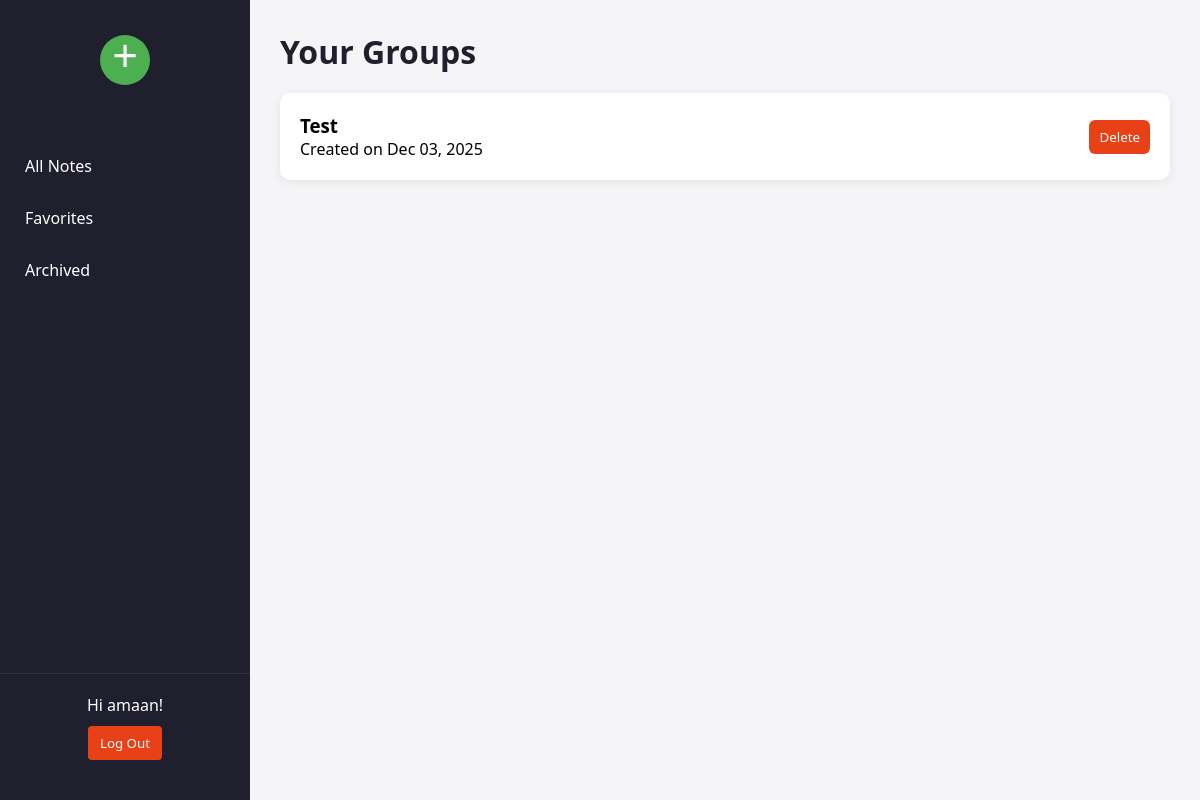
Page /accounts/home/ (signed in) on the earlier database version.
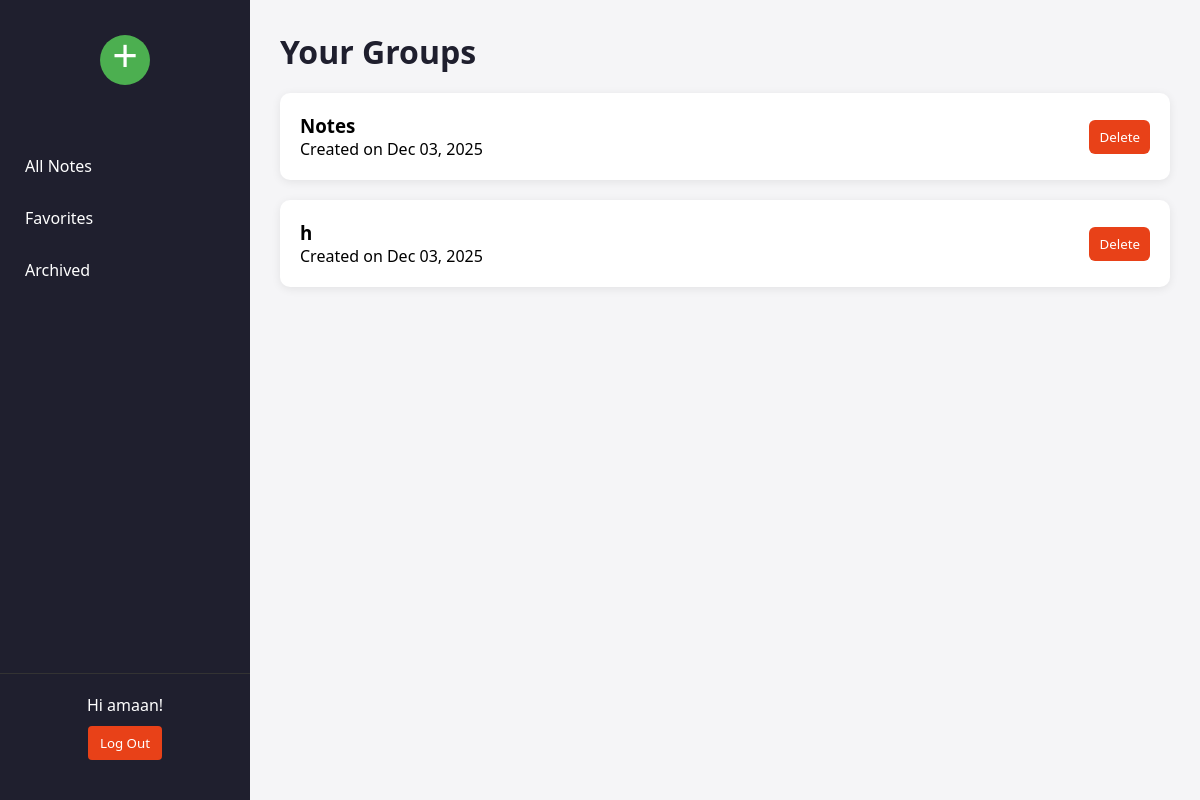
Same page on the later database version.
### main/models.py (models this page shows, shortened)
class Group(models.Model):
    user = models.ForeignKey(
        User,
        on_delete=models.CASCADE,
        related_name="custom_groups"  # Avoids conflict with auth.User.groups
    )
    name = models.CharField(max_length=100)
    created = models.DateTimeField(auto_now_add=True)
    updated = models.DateTimeField(auto_now=True)
    class Meta:
        verbose_name = "Group"
        verbose_name_plural = "Groups"

### main/views.py (the view)
# urls.py: path("home/", home, name="home"),
@login_required
def home(request):
    groups = Group.objects.filter(user=request.user)
    return render(request, "main/mhome.html", {"groups": groups})

### main/templates/main/mhome.html (shortened to what this page needs)
{% load static %}
<!DOCTYPE html>
<html lang="en">
<head>
</head>
<body>
<div class="wrapper">
    <div class="sidebar">
        <div class="sidebar-top">
            <button class="add-note-btn" id="addGroupBtn" title="Add New Group">+</button>
        </div>
        <div class="sidebar-menu">
          <a href="{% url 'home' %}">All Notes</a>
          <a href="{% url 'favorites' %}">Favorites</a>
          <a href="{% url 'archived' %}">Archived</a>
        </div>
        <div class="sidebar-bottom">
            {% if user.is_authenticated %}
                <div>Hi {{ user.username }}!</div>
                <form action="{% url 'logout' %}" method="post">
                    <button type="submit">Log Out</button>
                </form>
            {% else %}
                <p>You are not logged in</p>
                <a href="{% url 'login' %}">Log In</a>
            {% endif %}
        </div>
    </div>
<div class="main-content">
    <h1>Your Groups</h1>
    {% for group in groups %}
    <a href="{% url 'group_detail' group.id %}" style="text-decoration: none; color: inherit;">
<div class="group-card">
    <div style="display:flex; justify-content:space-between; align-items:center;">
        <div>
            <h3>{{ group.name }}</h3>
            <p>Created on {{ group.created|date:"M d, Y" }}</p>
        </div>
        <form action="{% url 'delete_group' group.id %}" method="post" onsubmit="return confirm('Delete this group and all notes?');">
            <button style="background:#e84118; color:white; border:none; padding:8px 10px; border-radius:6px; cursor:pointer;">
                Delete
            </button>
        </form>
    </div>
</div>
    </a>
    {% empty %}
    <p>No groups yet. Click the + button to create one!</p>
    {% endfor %}
</div>
</div>
</body>
</html>

### main/templates/main/mhome.html (style rules this page uses)
* { margin: 0; padding: 0; box-sizing: border-box; font-family: 'Segoe UI', sans-serif; }
body, html { height: 100%; background: #f5f5f7; }
.wrapper { display: flex; height: 100vh; }
.sidebar { width: 250px; background: #1f1f2e; color: #fff; display: flex; flex-direction: column; justify-content: space-between; padding: 20px 0; position: fixed; height: 100%; }
.sidebar-top { display: flex; justify-content: center; align-items: center; height: 80px; margin-bottom: 40px; }
.add-note-btn { width: 50px; height: 50px; border-radius: 50%; border: none; background: #4CAF50; color: #fff; font-size: 45px; cursor: pointer; display: flex; align-items: flex-end; flex-wrap: wrap; justify-content: space-around; align-content: flex-end; }
.sidebar-menu { flex: 1; display: flex; flex-direction: column; }
.sidebar-menu a { padding: 15px 25px; color: #fff; text-decoration: none; transition: 0.2s; }
.sidebar-bottom { padding: 20px; border-top: 1px solid #333; text-align: center; }
.sidebar-bottom form, .sidebar-bottom a { margin-top: 10px; display: block; color: #fff; text-decoration: none; }
.sidebar-bottom button { padding: 8px 12px; border: none; background: #e84118; color: #fff; border-radius: 4px; cursor: pointer; }
.main-content { margin-left: 250px; flex: 1; padding: 30px; overflow-y: auto; }
h1 { margin-bottom: 20px; color: #1f1f2e; }
.group-card { background: #fff; padding: 20px; border-radius: 10px; margin-bottom: 20px; box-shadow: 0 2px 10px rgba(0,0,0,0.08); transition: transform 0.2s, box-shadow 0.2s; }

Differences in the rows shown:
removed Group: name "Test", created "Dec 03, 2025"
added Group: name "Notes", created "Dec 03, 2025"
added Group: name "h", created "Dec 03, 2025"
